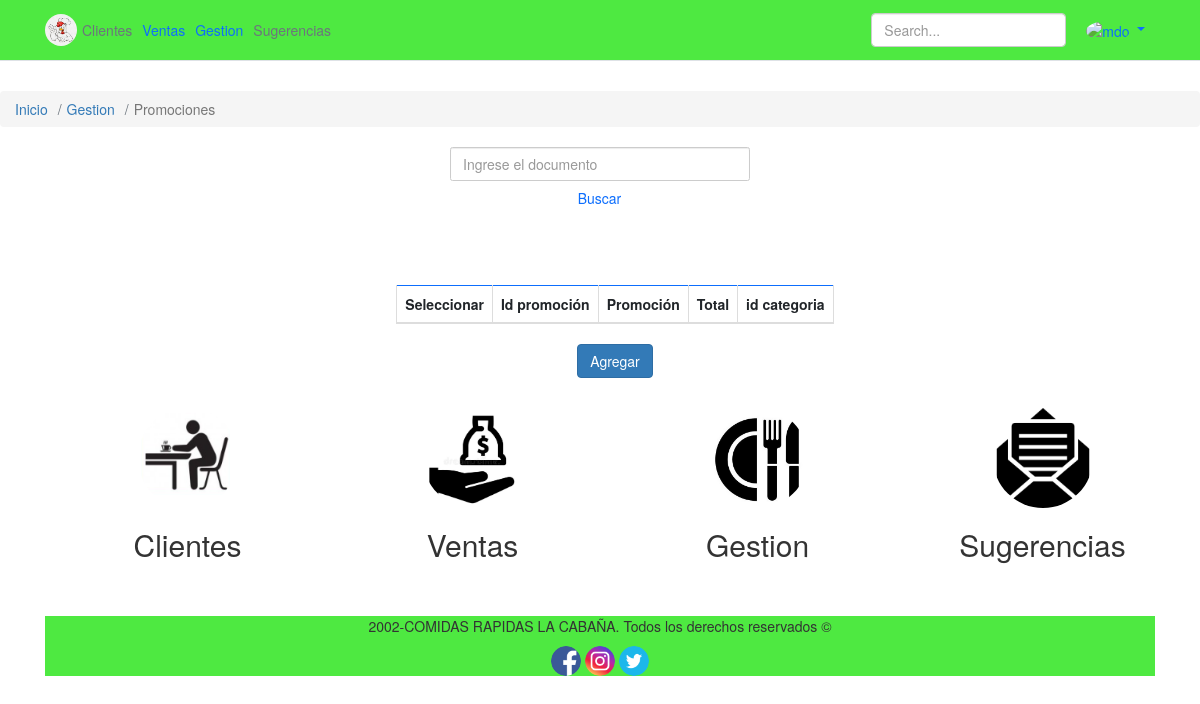
/view/administrador/gestion/crud_promocion/promociones.php, run on an earlier commit of the app's database.
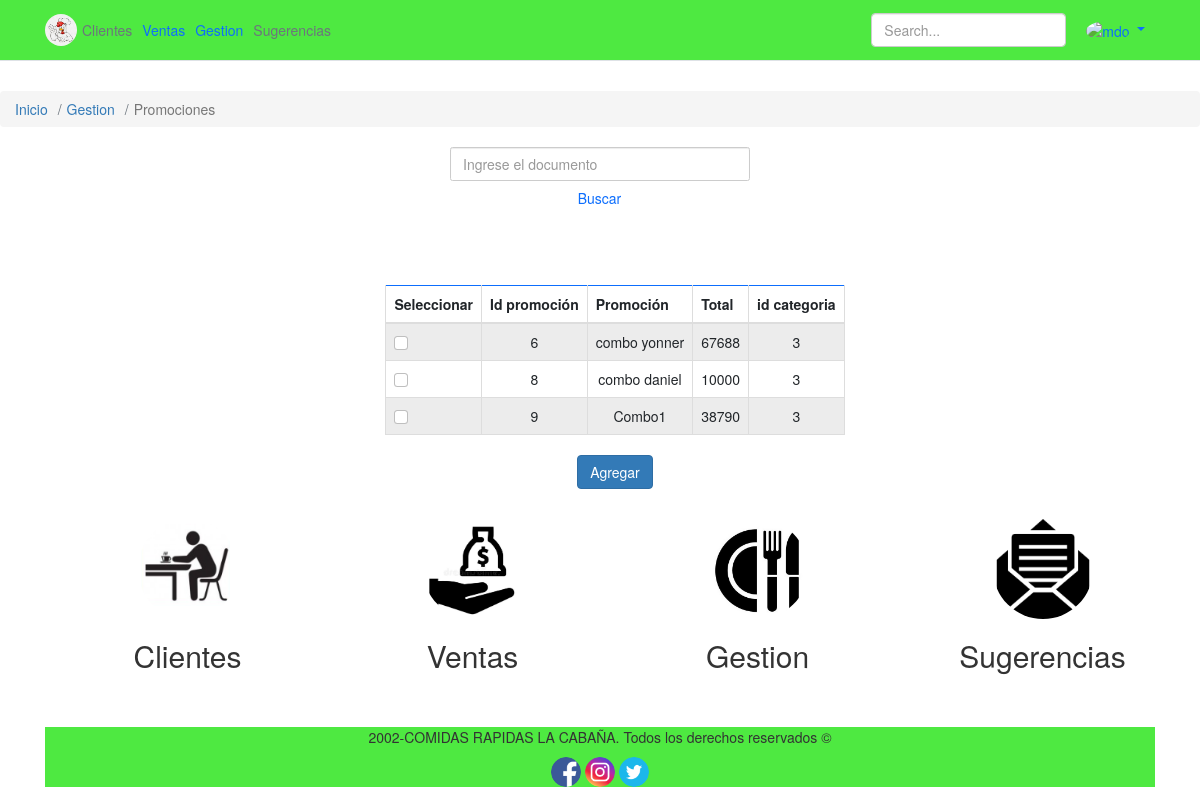
And on a later commit of the database.
### tables this page shows
CREATE TABLE `promocion` (
  `id_promo` int(11) NOT NULL,
  `nom_promo` varchar(50) NOT NULL,
  `totalpromo` int(11) NOT NULL,
  `categorias_idcategoria` int(11) NOT NULL
);

### model/conexion.php (called while the page is built, shortened)
<?php
class Conexion
{
  protected $dbh;
  public function conexion(){
    try {
      $conectar = $this->dbh = new PDO("mysql:host=localhost;dbname=arca","root","");
        return $conectar;
    } catch (Exception $e) {
      print "¡Error!: " . $e->getMessage() . "<br/>";
           die();
    }
    }
    function larausequery($query)
    {
        $statement = $this->dbh->prepare($query);
        $statement->execute();
        $resultado = $statement->fetchAll(PDO::FETCH_ASSOC);
        return $resultado;
    }
}
?>

### view/administrador/gestion/promociones/tabla_promo.php (the view, shortened to what this page needs)
<div class="container">
    <div class="d-flex justify-content-center">
        <div class="row">
            <div class="col-md-12 table-responsive">
                <table class="table table-bordered border-primary table-striped" style="text-align:center">
                    <thead>
                        <tr>
                            <th scope="col">Seleccionar</th>
                            <th scope="col">Id promoción</th>
                            <th scope="col">Promoción</th>
                            <th scope="col">Total</th>
                            <th scope="col">id categoria</th>
                        </tr>
                    </thead>
                    <tbody>
                        <?php
                        require_once("../../../model/conexion.php");
                        $conexion = new Conexion();
                        $conexion->conexion();
                        if(isset($_GET['btnbuscar'])) {
                            $buscar = $_GET['txtbuscar'];
                            $querycategorias = $conexion->larausequery("SELECT id_promo, nom_promo, totalpromo, categorias_idcategoria FROM promocion WHERE id_promo LIKE '".$buscar."%'");
                        } else {
                            $querycategorias = $conexion->larausequery("SELECT * FROM promocion ORDER BY id_promo ASC");
                        }
                        foreach ($querycategorias as $mostrar) {
                            echo "<tr>";
                            echo "<td><div class='form-check' ><input class='form-check-input' type='checkbox' value='' data-doc-promo='" . $mostrar['id_promo'] . "' style='text-align:center' onchange='toggleButtons(this)'/></div></td>";
                            echo "<td>{$mostrar['id_promo']}</td>";
                            echo "<td>{$mostrar['nom_promo']}</td>";
                            echo "<td>{$mostrar['totalpromo']}</td>";
                            echo "<td>{$mostrar['categorias_idcategoria']}</td>";
                            echo "</tr>";
                        }
                        ?>
                    </tbody>
                </table>
            </div>
        </div>
    </div>
</div>
<div class="container">
    <div class="d-flex justify-content-around">
        <div class="row">
            <table class="table-responsive">
                <tr>
                    <td><a class="btn btn-primary" id="addButton" href="../gestion/promociones/pre_promocion.php">Agregar</a></td>
                </tr>
            </table>
        </div>
    </div>
</div>

What changed in the data, as far as the page shows it:
added promocion: id_promo "6", nom_promo "combo yonner", totalpromo "67688", categorias_idcategoria "3"
added promocion: id_promo "8", nom_promo "combo daniel", totalpromo "10000", categorias_idcategoria "3"
added promocion: id_promo "9", nom_promo "Combo1", totalpromo "38790", categorias_idcategoria "3"
